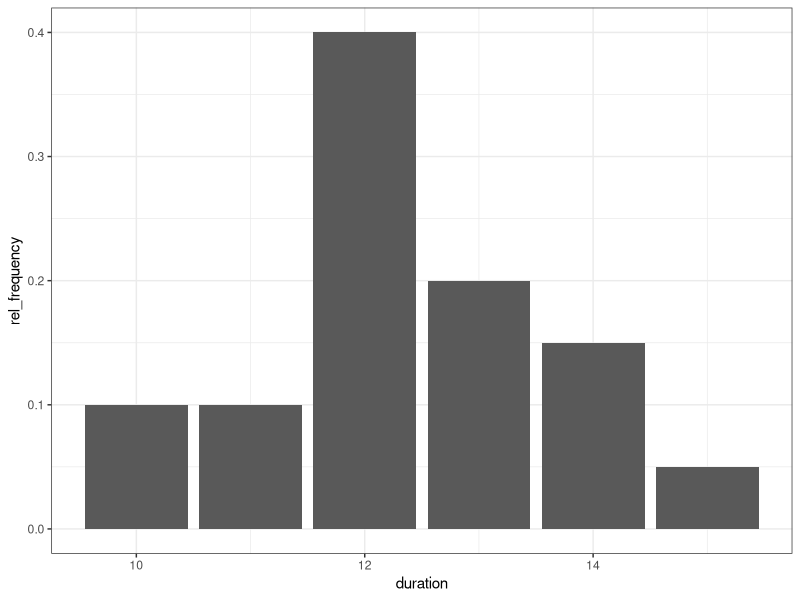
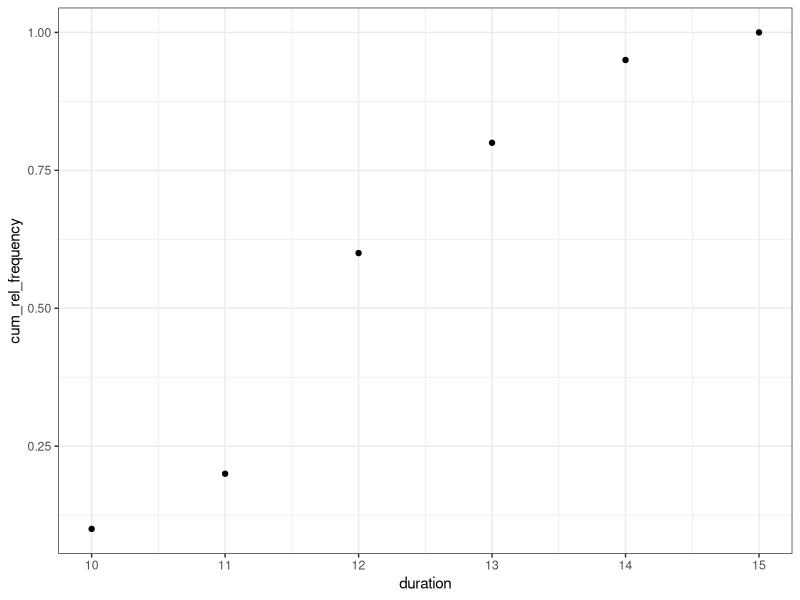
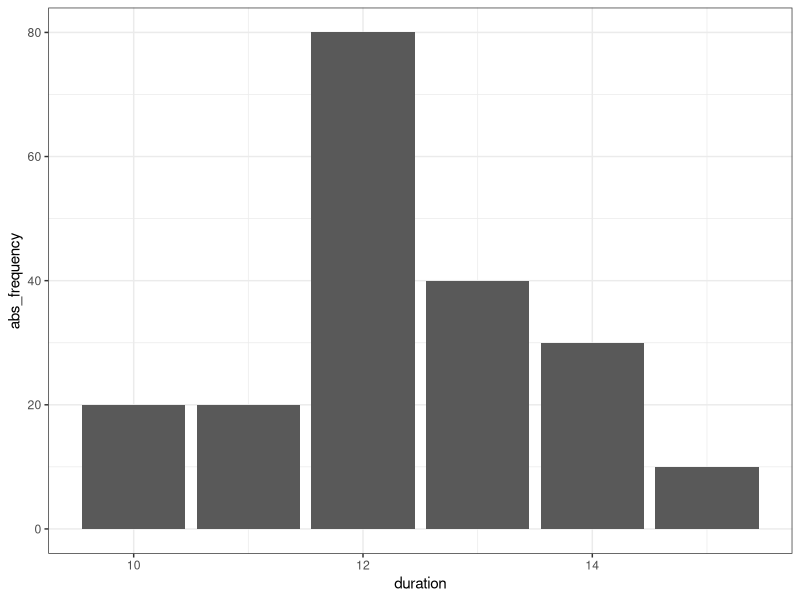
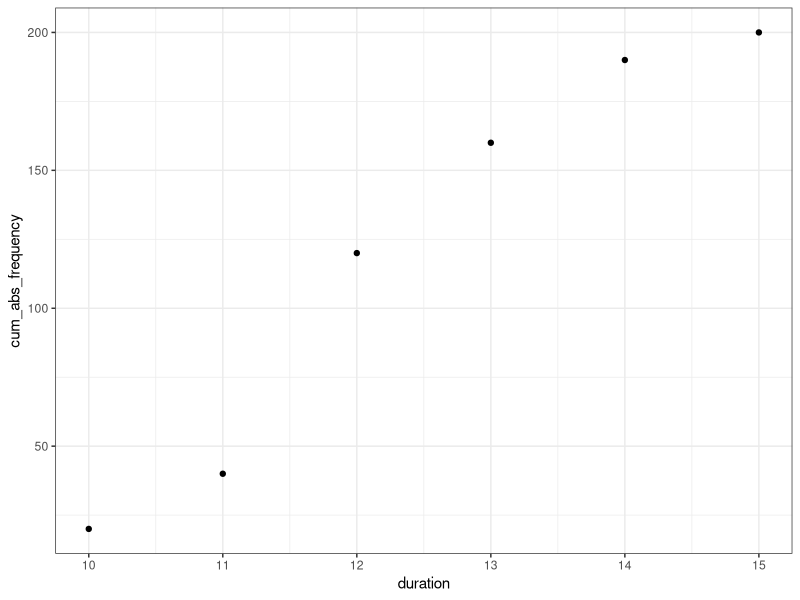
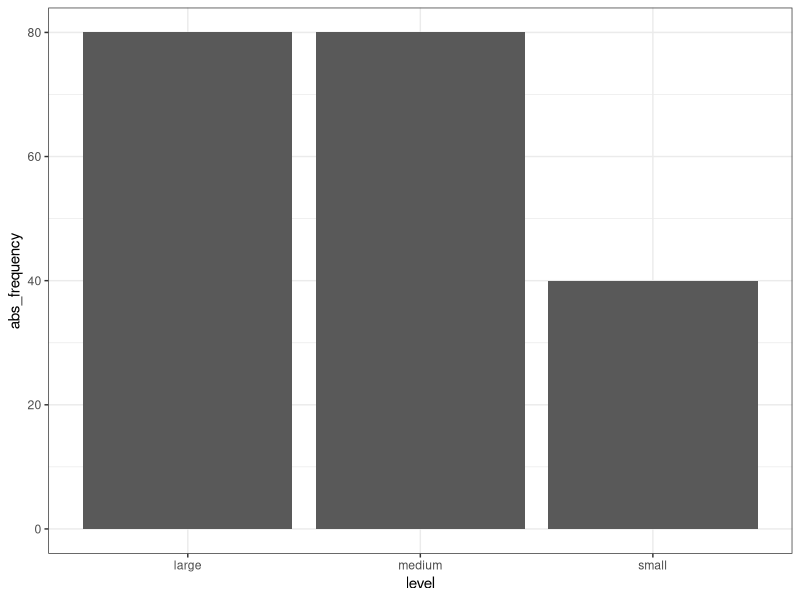
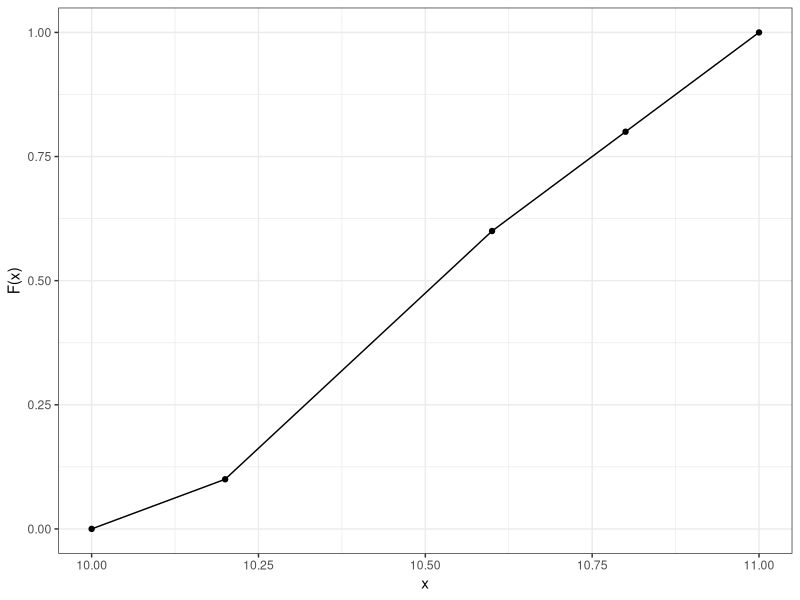
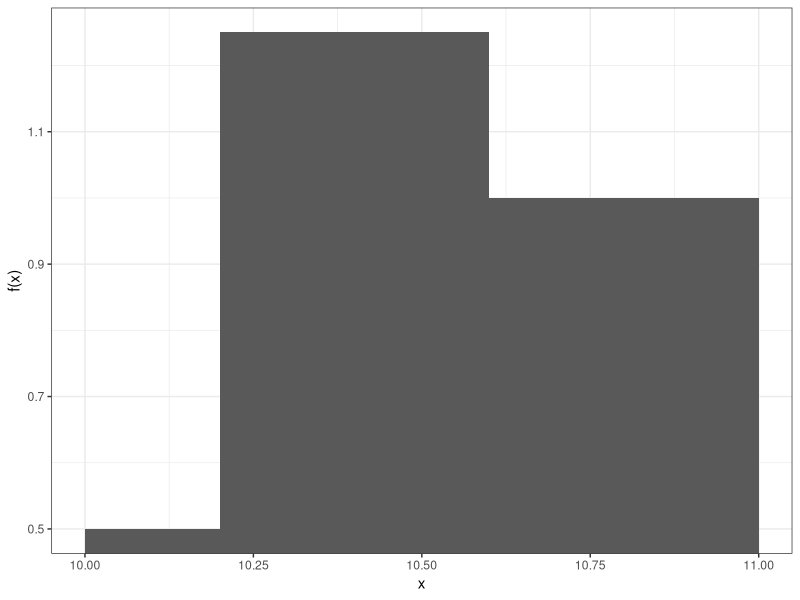
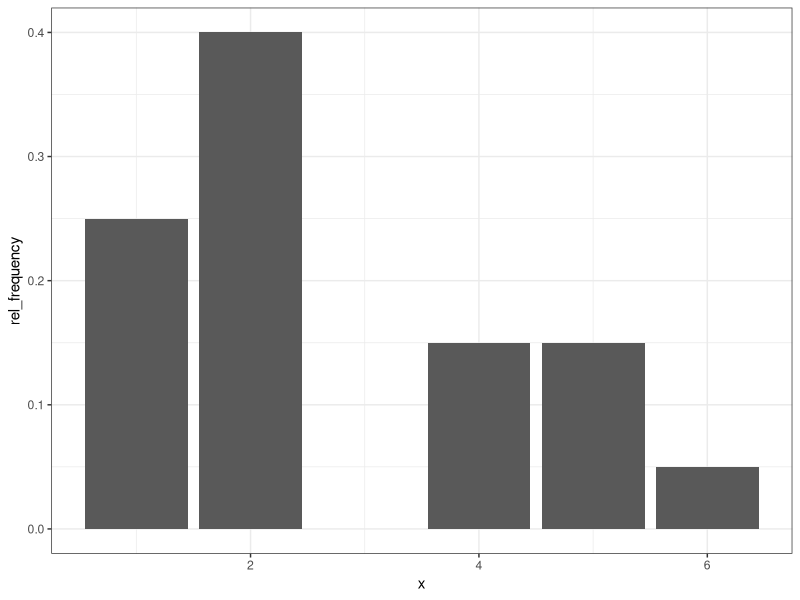

R code for these plots, in order:
## ---- chunk 1
knitr::opts_chunk$set(echo = TRUE, message = FALSE, warning = FALSE, error = FALSE)
## ---- chunk 2
library(ggplot2)
library(dplyr)
library(knitr)

# Set ggplot2 theme
theme_set(theme_bw())
## ---- chunk 3
n <- 200
duration <- c(10, 11, 12, 13, 14, 15)
rel_frequency <- c(0.1, 0.1, 0.4, 0.2, 0.15, 0.05)
tbl <- tibble(duration = duration, rel_frequency = rel_frequency) %>%
  mutate(cum_rel_frequency = cumsum(rel_frequency))

tbl
## ---- chunk 4
tbl <- mutate(tbl, abs_frequency = n * rel_frequency)
tbl$abs_frequency
## ---- chunk 5
tbl <- mutate(tbl, cum_abs_frequency = cumsum(abs_frequency))
tbl$cum_abs_frequency
## ---- chunk 6
# Relative frequencies
ggplot(tbl) +
  geom_col(aes(x = duration, y = rel_frequency))

# Relative cumulative frequencies
ggplot(tbl) +
  geom_point(aes(x = duration, y = cum_rel_frequency))

# Absolute frequencies
ggplot(tbl) +
  geom_col(aes(x = duration, y = abs_frequency))

# Absolute cumulative frequencies
ggplot(tbl) +
  geom_point(aes(x = duration, y = cum_abs_frequency))
## ---- chunk 7
# Function that converts duration to level
duration_to_level <- function(x) {
  if (x < 12) "small" else if (x == 12) "medium" else "large"
}
# Vectorize this function in order to work with vector input
duration_to_level <- Vectorize(duration_to_level)

# Prepare dataset
tbl <- select(tbl, duration, rel_frequency, abs_frequency) %>%
  mutate(level = duration_to_level(duration)) %>%
  group_by(level) %>%
  summarise(rel_frequency = sum(rel_frequency), abs_frequency = sum(abs_frequency))
tbl

# Plot
ggplot(tbl) +
  geom_col(aes(x = level, y = abs_frequency))
## ---- chunk 8
x <- c(10, 10.2, 10.6, 10.8, 11)
y <- c(0, 0.1, 0.6, 0.8, 1)
tbl <- tibble(x = x, y = y)
ggplot(tbl, aes(x = x, y = y)) +
  geom_line() +
  geom_point() +
  labs(x = "x", y = "F(x)")
## ---- chunk 9
break_left <- c(10, 10.2, 10.6, 10.8)
break_right <- c(10.2, 10.6, 10.8, 11)
f <- c(0.1 / 0.2, 0.5 / 0.4, 0.2 / 0.2, 0.2 / 0.2)
tbl <- tibble(break_left = break_left, break_right = break_right, f = f)

ggplot(tbl, aes(xmin = break_left, xmax = break_right, ymax = f)) +
  geom_rect(ymin = 0) +
  labs(x = "x", y = "f(x)")
## ---- chunk 10
# Interpolation
t_max <- 10.2 + (0.25 - 0.1) / (0.6 - 0.1) * (10.6 - 10.2)
t_max
## ---- chunk 11
x <- 1:6
abs_frequency <- c(10, 16, 0, 6, 6, 2)
tbl <- tibble(x = x, abs_frequency = abs_frequency)

tbl <- tbl %>%
  mutate(rel_frequency = abs_frequency / sum(abs_frequency)) %>%
  mutate(cum_abs_frequency = cumsum(abs_frequency)) %>%
  mutate(cum_rel_frequency = cumsum(rel_frequency))
tbl
## ---- chunk 12
ggplot(tbl) +
  geom_col(aes(x = x, y = rel_frequency))
## ---- chunk 13
n <- 100
break_left <- c(0, 3, 6, 8)
break_right <- c(3, 6, 8, 12)
# 22 students spent more than six hours -> 5 students spent more than 12 hours,
# 17 student spent between six and height hours
f <- c(0.3, 0.48, 0.17, 0.05)

tbl <- tibble(break_left = break_left, break_right = break_right, rel_frequency = f) %>%
  mutate(abs_frequency = rel_frequency * n) %>%
  mutate(cum_rel_frequency = cumsum(rel_frequency)) %>%
  mutate(cum_abs_frequency = cumsum(abs_frequency))

tbl
## ---- chunk 14
ggplot(tbl) +
  geom_rect(
    aes(
      xmin = break_left, 
      xmax = break_right, 
      ymin = 0, 
      ymax = abs_frequency / (break_right - break_left)
    ),
    fill = "gray",
    color = "black"
  ) +
  labs(x = "x", y = "h(x)")
## ---- chunk 15
x <- c(0, tbl$break_right)
cum_rel_frequency <- c(0, tbl$cum_rel_frequency)
tbl <- tibble(x = x, cum_rel_frequency = cum_rel_frequency)

ggplot(tbl, aes(x = x, y = cum_rel_frequency)) +
  geom_line() +
  geom_point() +
  labs(x = "x", y = "F(x)")
## ---- chunk 16
# Interpolation
t_max <- 3 + (0.5 - 0.3) / (0.78 - 0.3) * (6 - 3)
t_max
## ---- chunk 17
# F(5)
F_5 <- 0.3 + (5 - 3) / (6 - 3) * (0.78 - 0.3)
F_5

# Solution
(1 - F_5) * n
## ---- chunk 18
knitr::opts_chunk$set(echo = TRUE, message = FALSE, warning = FALSE, error = FALSE)
## ---- chunk 19
library(ggplot2)
library(dplyr)
library(knitr)

# Set ggplot2 theme
theme_set(theme_bw())
## ---- chunk 20
t <- c("t_0 = 0", "t_1 = 1", "t_2 = 2", "t_3 = 3", "t_4 = 4", "t_5 = 5")
i <- c("-", "10%", "12%", "35%", "27%", "4%")
x <- c(1000, 1100, 1232, 1663.2, 2112.26, 2196.75)
tbl <- tibble(t = t, i = i, x = x)

names(tbl) <- c("Time t [years]", "Interest rate i", "Year-end value [EUR]")

kable(tbl)
## ---- chunk 21
x <- c("0 - 20", "20 - 50", "50 - 150", "150 - 300")
order <- c(15, 30, 45, 10)
tbl <- tibble(x = x, order = order)
names(tbl) <- c("Order value in 1000 EUR from ... to less than ...", "Number of orders")
kable(tbl)
## ---- chunk 22
# Prerequisites
break_left <- c(0, 20, 50, 150)
break_right <- c(20, 50, 150, 300)
n_orders <- c(15, 30, 45, 10)
n_berlin <- sum(n_orders)

tbl <- tibble(break_left = break_left, break_right = break_right, n_orders = n_orders)

kable(tbl)
## ---- chunk 23
tbl <- tbl %>%
  mutate(rel_frequency = n_orders / 100) %>%
  mutate(cum_rel_frequency = cumsum(rel_frequency)) %>%
  print()
## ---- chunk 24
# Interpolation
x_25 <- 20 + (0.25 - 0.15) / (0.45 - 0.15) * (50 - 20)
x_50 <- 50 + (0.5 - 0.45) / (0.9 - 0.45) * (150 - 50)
x_75 <- 50 + (0.75 - 0.45) / (0.9 - 0.45) * (150 - 50)
x_25
x_50
x_75
## ---- chunk 25
tbl <- tbl %>%
  mutate(group_mean = (break_left + break_right) / 2) %>%
  print() %>%
  mutate(total_order_value = group_mean * n_orders) %>%
  print() %>%
  summarise(mean_order_value = sum(total_order_value) / sum(n_orders)) %>%
  print()

x_bar_berlin <- tbl$mean_order_value
## ---- chunk 26
n_new_york <- 95
## ---- chunk 27
x_bar_dollar <- 60000
x_bar_new_york <- 60000 * 1.5

var_dollar <- 16e6
# 1st variant
sd_dollar <- sqrt(var_dollar)
sd_euro <- sd_dollar * 1.5
var_new_york <- sd_euro^2
# 2nd variant
var_new_york_2 <- var_dollar * 1.5^2

x_bar_new_york
var_new_york
var_new_york_2
## ---- chunk 28
x_flensburg <- c(2e3, 12e3, 17e3, 12e3, 200e3)
n_flensburg <- length(x_flensburg)
## ---- chunk 29
# Arithmetic mean
mean(x_flensburg)

# Geometric mean
prod(x_flensburg)^(1 / length(x_flensburg))
## ---- chunk 30
x_flensburg[length(x_flensburg)] <- 2000

x_bar_flensburg <- mean(x_flensburg)
x_bar_flensburg
# IMPORTANT: Don't use sd as it computes the sample 
# standard deviation instead of the empirical 
# standard deviation
sd_flensburg <- sqrt(1 / n_flensburg * sum((x_flensburg - x_bar_flensburg)^2))
var_flensburg <- sd_flensburg^2
## ---- chunk 31
# New York (compare Part B)
var_new_york
# Flensburg
var_flensburg

# New York and Flensburg stores share the same standard deviation 
# and variance.
## ---- chunk 32
# Berlin (compare Part A)
total_order_value_berlin <- 100 * 79.5e3

# New York (compare Part B)
total_order_value_new_york <- 95 * 90e3

# Flensburg
total_order_value_flensburg <- sum(x_flensburg)

mean_order_value <- (
  total_order_value_berlin + total_order_value_new_york + total_order_value_flensburg
) / (100 + 95 + 5)
mean_order_value
## ---- chunk 33
# Berlin variance
n_orders <- c(15, 30, 45, 10)
x_bar_berlin_groups <- c(10e3, 35e3, 100e3, 225e3)
var_berlin <- 1 / n_berlin * sum(n_orders * (x_bar_berlin_groups - x_bar_berlin)^2)
var_berlin

# Values from previous tasks
n_cities <- c(n_berlin, n_new_york, n_flensburg)
x_bar_cities <- c(x_bar_berlin, x_bar_new_york, x_bar_flensburg)
var_cities <- c(var_berlin, var_new_york, var_flensburg)

# Total variance
var_all <- 1 / sum(n_cities) * (
  sum(n_cities * var_cities) + sum(n_cities * (x_bar_cities - mean(x_bar_cities))^2)
)
## ---- chunk 34
1 / sum(n_cities) * sum(n_cities * (x_bar_cities - mean(x_bar_cities))^2) / var_all
## ---- chunk 35
x_dot <- c(15, 25, 30, 35, 45)
y_dot <- c(4, 5, 7, 8, 12)
x_point <- x_dot
y_point <- c(0, 4, 5, 7, 8)
tbl <- tibble(x_dot = x_dot, y_dot = y_dot, x_point = x_point, y_point = y_point)

ggplot(tbl) +
  geom_segment(aes(x = x_point, xend = x_point, y = y_point, yend = y_dot), linetype = "dashed") +
  geom_segment(aes(x = x_point, xend = lead(x_point), y = y_dot, yend = y_dot)) +
  geom_segment(x = max(x_point), xend = 50, y = 12, yend = 12) +
  geom_segment(x = 0, xend = 15, y = 0, yend = 0) +
  geom_point(aes(x = x_dot, y = y_dot), shape = 19, size = 3) +
  geom_point(aes(x = x_point, y = y_point), shape = 1, size = 3) +
  scale_x_continuous(limits = c(0, 50), breaks = seq(0, 50, by = 5)) +
  scale_y_continuous(limits = c(0, 12), breaks = seq(0, 12, by = 2)) +
  labs(x = "x", y = "H(x)")
## ---- chunk 36
x <- c(0, 5, 10, 20, 40)
y <- c(0, 0.05, 0.25, 0.7, 1)
tbl <- tibble(x = x, y = y)

ggplot(tbl, aes(x = x, y = y)) +
  geom_point() +
  geom_line() +
  geom_segment(aes(x = 0, xend = x, y = y, yend = y), linetype = "dashed") +
  geom_segment(aes(x = x, xend = x, y = 0, yend = y), linetype = "dashed") +
  scale_x_continuous(limits = c(0, 45), breaks = seq(0, 40, by = 5), expand = c(0, 0)) +
  scale_y_continuous(limits = c(0, 1), breaks = seq(0, 1, by = 0.1), expand = expansion(c(0, 0.05))) +
  labs(x = "x", y = "F(x)")
## ---- chunk 37
(1 / 79) * (78 * 2813 + 2100)
## ---- chunk 38
tbl <- tribble(
  ~tariff,            ~time,           ~seconds_per_cost,
  "Night Tariff",     "01:00 - 06:00", 120,
  "Morning Tariff",   "06:00 - 12:00", 40,
  "Afternoon Tariff", "12:00 - 19:00", 30,
  "Evening Tariff",   "19:00 - 01:00", 60
)
names(tbl) <- c("Tariff", "Time from ... up to less than ...", "Talk time in seconds per cost unit of 8 Cent")

kable(tbl)
## ---- chunk 39
x <- c(1, 3, 4, 5, 6, 8, 10)
y <- c(0, 0.15, 0.4, 0.7, 0.85, 0.95, 1)
tbl <- tibble(x = x, y = y)

ggplot(tbl, aes(x = x, y = y)) +
  geom_point() +
  geom_line() +
  geom_segment(aes(x = x, xend = x, y = 0, yend = y), linetype = "dashed") +
  geom_segment(aes(x = 0, xend = x, y = y, yend = y), linetype = "dashed") +
  geom_segment(x = 10, xend = 10.5, y = 1, yend = 1) +
  labs(x = "x", y = "F(x)") +
  scale_x_continuous(limits = c(0, 10.5), expand = c(0, 0), breaks = 0:10) +
  scale_y_continuous(limits = c(0, 1), expand = expansion(c(0, 0.05)), breaks = seq(0, 1, by = 0.1))
## ---- chunk 40
x <- c(2400, 3300, 2400, 2300, 2500, 1700, 2100, 3100, 2900, 1800, 3900, 2100, 2900, 1500, 2700, 2200, 2000, 2500, 2600, 2200)
## ---- chunk 41
x_left <- c(800, 1000, 1400, 1500)
x_right <- c(1000, 1400, 1500, 2000)
y <- c(0.0015, 0.001, 0.002, 0.0002)
tbl <- tibble(x_left = x_left, x_right = x_right, y = y)

ggplot(tbl) +
  geom_rect(aes(xmin = x_left, xmax = x_right, ymin = 0, ymax = y), fill = NA, color = "black") +
  scale_x_continuous(breaks = seq(800, 2000, by = 200)) +
  scale_y_continuous(breaks = c(0, 0.0002, 0.0006, 0.001, 0.0015, 0.002), minor_breaks = NULL) +
  labs(x = "x", y = "f_j / b_j")
## ---- chunk 42
x <- c(1400, 1600, 1800, 2000, 2500, 3000, 5000)
y_point <- c(0, 3, 7, 10, 16, 18, 19)
y_dot <- c(3, 7, 10, 16, 18, 19, 20)
tbl <- tibble(x = x, y_point = y_point, y_dot = y_dot)

ggplot(tbl) +
  geom_point(aes(x = x, y = y_point), shape = 1, size = 3) +
  geom_point(aes(x = x, y = y_dot), shape = 19, size = 3) +
  geom_segment(aes(x = 0, xend = x, y = y_dot, yend = y_dot), linetype = "dashed") +
  geom_segment(aes(x = x, xend = x, y = 0, yend = y_dot), linetype = "dashed") +
  geom_segment(aes(x = x, xend = lead(x), y = y_dot, yend = y_dot)) +
  geom_segment(x = 5000, xend = 5500, y = 20, yend = 20) +
  scale_x_continuous(breaks = seq(0, 5000, by = 1000), limits = c(0, 5000), expand = expansion(c(0, 0.05)), minor_breaks = seq(0, 5000, by = 200)) +
  scale_y_continuous(breaks = seq(0, 20, by = 2), minor_breaks = 0:20, limits = c(0, 20), expand = expansion(c(0, 0.05))) +
  labs(x = "x", y = "H(x)")
## ---- chunk 43
knitr::opts_chunk$set(echo = TRUE, message = FALSE, warning = FALSE, error = FALSE)
## ---- chunk 44
library(ggplot2)
library(dplyr)
library(knitr)

# Set ggplot2 theme
theme_set(theme_bw())
## ---- chunk 45
knitr::opts_chunk$set(echo = TRUE, message = FALSE, warning = FALSE, error = FALSE)
## ---- chunk 46
library(ggplot2)
library(dplyr)
library(knitr)

# Set ggplot2 theme
theme_set(theme_bw())
## ---- chunk 47
group <- LETTERS[1:3]
infected <- c(18, 5, 17)
not_infected <- c(42, 31, 37)
tbl <- tibble(group = group, infected = infected, not_infected = not_infected)
names(tbl) <- c("group", "infected", "not infected")

kable(tbl)
## ---- chunk 48
knitr::opts_chunk$set(echo = TRUE, message = FALSE, warning = FALSE, error = FALSE)
## ---- chunk 49
library(ggplot2)
library(dplyr)
library(knitr)

# Set ggplot2 theme
theme_set(theme_bw())
## ---- chunk 50
group <- LETTERS[1:7]
attractiveness <- c(1:2, 2:6)
variance <- c(32, 20, 40, 32, 64, 68, 60)
tbl <- tibble(group = group, attractiveness = attractiveness, variance = variance)
names(tbl) <- c("Work Group", "Attractiveness", "Variance in Performance")

kable(tbl)
## ---- chunk 51
knitr::opts_chunk$set(echo = TRUE, message = FALSE, warning = FALSE, error = FALSE)
## ---- chunk 52
library(ggplot2)
library(dplyr)
library(knitr)

# Set ggplot2 theme
theme_set(theme_bw())
## ---- chunk 53
knitr::opts_chunk$set(echo = TRUE, message = FALSE, warning = FALSE, error = FALSE)
## ---- chunk 54
library(ggplot2)
library(dplyr)
library(knitr)

# Set ggplot2 theme
theme_set(theme_bw())
